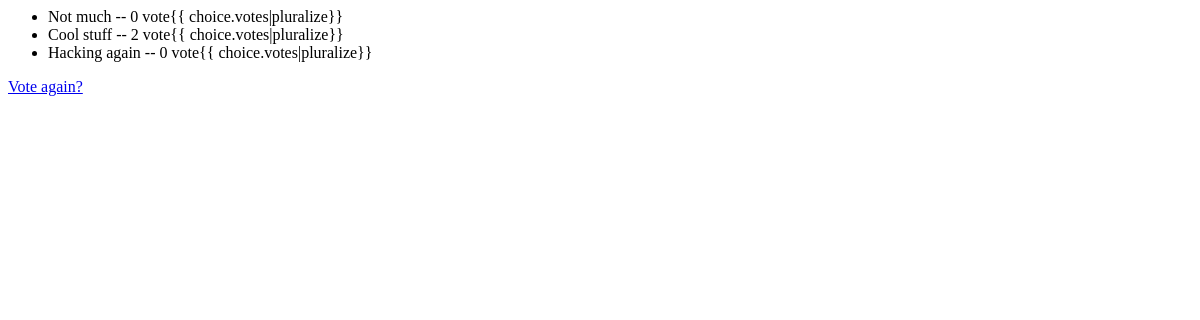
/polls/1/results/, run on an earlier commit of the app's database.
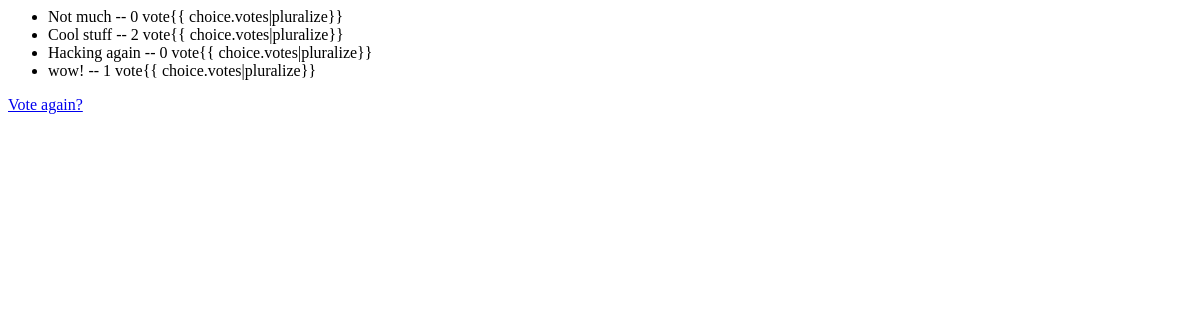
And on a later commit of the database.
### polls/models.py (models this page shows, shortened)
class Choice(models.Model):
    question = models.ForeignKey(Question, on_delete=models.CASCADE)
    choice_text = models.CharField(max_length=200)
    votes = models.IntegerField(default=0)

### polls/views.py (the view)
# urls.py: path("<int:pk>/results/", views.ResultsView.as_view(), name="results"),
class ResultsView(generic.DetailView):
    model = Question
    template_name = "polls/results.html"

### polls/templates/polls/results.html (shortened to what this page needs)
<ul>
  {% for choice in question.choice_set.all %}
  <li>
    {{ choice.choice_text }} -- {{ choice.votes }} vote{{
    choice.votes|pluralize}}
  </li>
  {% endfor %}
</ul>
<a href="{% url 'polls:detail' question.id %}">Vote again?</a>

What changed in the data, as far as the page shows it:
added Choice: choice_text "wow!", votes "1"
